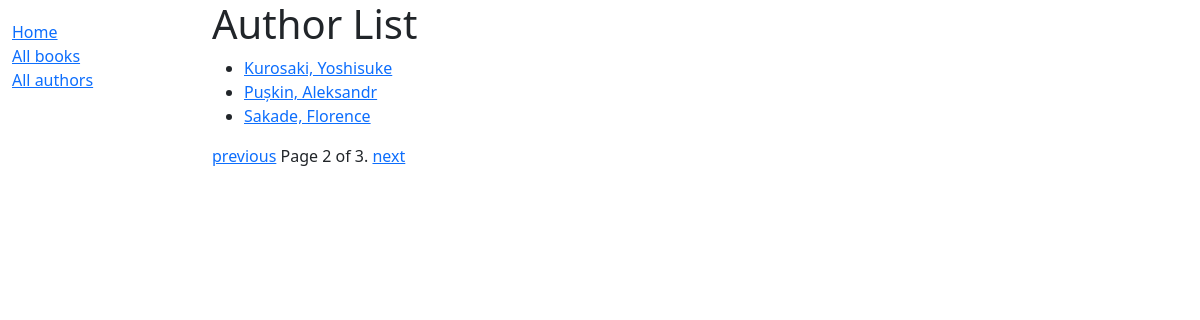
The page /catalog/authors/?page=2 on the database its author committed.
### catalog/models.py (models this page shows)
class Author(models.Model):
	first_name = models.CharField(max_length=100)
	last_name = models.CharField(max_length=100)
	date_of_birth = models.DateField(null=True, blank=True)
	date_of_death = models.DateField('Died', null=True, blank=True)
	class Meta:
		ordering = ['last_name', 'first_name']
	def get_absolute_url(self):
		return reverse('author-detail', args=[str(self.id)])
	def __str__(self):
		return f'{self.last_name}, {self.first_name}'

### catalog/views.py (the view)
# urls.py: path('authors/', views.AuthorListView.as_view(), name='authors'),
class AuthorListView(generic.ListView):
	model = Author
	paginate_by = 3

### catalog/templates/catalog/author_list.html
{% extends "base_generic.html" %}
{% block content %}
<h1>Author List</h1>
{% if author_list %}
<ul>
	{% for author in author_list %}
	<li>
		<a href="{{ author.get_absolute_url }}">{{ author }}</a>
	</li>
	{% endfor %}
</ul>
{% else %}
<p>There are no authors.</p>
{% endif %}
{% endblock %}

### rows shown on the page
Author: last_name+first_name "Kurosaki, Yoshisuke"
Author: last_name+first_name "Pușkin, Aleksandr"
Author: last_name+first_name "Sakade, Florence"

### other values the page prints
{{ page_obj.number }} "2"
{{ page_obj.paginator.num_pages }} "3"
